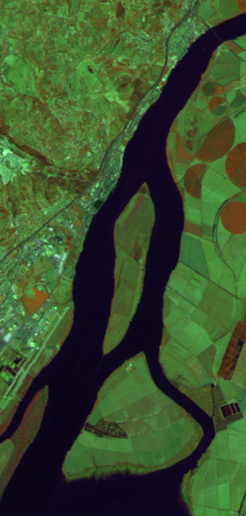
#> input picture PI_proj2/PI_proj2/lsat01.tif, 246 x 516 px
$ python PI_projeto2_51666.py   (older library calls are emulated)
#> lines starting #> are read from the running program, lines starting #| are printed output that depends on the picture; after the words box and inside, x2 and y2 are one past the last pixel; in counts of white or black regions, pixels touching at a corner belong together
# -*- coding: utf-8 -*-
"""
Created on Fri Dec 11 15:41:31 2020

@author: Miguel
"""
from skimage.morphology import disk, rectangle, erosion, dilation, opening, closing, local_minima, local_maxima, watershed, binary_erosion, binary_dilation, binary_opening, binary_closing
from imageio import imread, imwrite
from scipy import ndimage
import matplotlib.pyplot as plt
import numpy as np
from copy import deepcopy

plt.close('all')

#%%
# EXERCICIO 1
# 1.1

#Importação e divisão da imagem RGB nas 3 bandas
img1=plt.imread("lsat01.tif")
#> img1 is the input picture: shape (516, 246, 3); mean R, G, B 58.5, 81.4, 45
img1_r=img1[:,:,0]
img1_g=img1[:,:,1]
img1_b=img1[:,:,2]

#média das bandas
IMG1=np.uint(img1_r/3 + img1_g/3 + img1_b/3)

#Threshold da imagem para produção da imagem binaria
lim=24 #valor maximo onde apenas se incluem pixeis do leito do rio

#Threshold da imagem
IMG1_bin=np.zeros(IMG1.shape)
IMG1_bin[IMG1>lim] = 0
IMG1_bin[IMG1<lim] = 1

#1.2
#Abertura e fecho da imagem binária originada pelo threshold
ee=rectangle(3,3)
abertura = binary_opening(IMG1_bin, ee)
fecho = binary_closing(abertura,ee)

#Funcao reconstrução dual
def reconstrucao_dual(mask,marker):
    a=1
    ee=rectangle(3,3)
    while a!=0:
        E=erosion(marker,ee)
        R=np.maximum(mask.astype(float),E.astype(float))
        a=np.count_nonzero(marker!=R)
        marker=deepcopy(R)
    return R


#Distancia euclidiana
funcao_dist= ndimage.distance_transform_edt(fecho==1)

#Reconstrucao dual da funcao distancia
mini_dist=funcao_dist+1
reconstrucao_dual_dist= reconstrucao_dual(funcao_dist,mini_dist)

#minimo regional
minimo_reg = reconstrucao_dual_dist - funcao_dist

#Função watershed para cálculo da linha do rio
marker,n= ndimage.label(minimo_reg)
W = watershed(fecho, marker, mask = np.ones(fecho.shape))
Lint = W- erosion(W, ee) #Linha do rio
Lint_bin=Lint>0

#Imagem final com a linha sobreposta
Linha_imagem = IMG1 * np.logical_not(Lint_bin) + Lint_bin*255
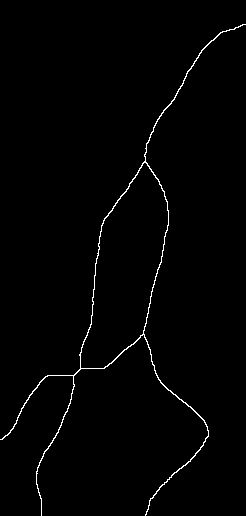
#> Lint_bin: shape (516, 246) bool; 1.2% white in thin lines or dots


#Output final
plt.figure(figsize=(15,10))
plt.subplot(121);plt.imshow(IMG1_bin,'gray')
plt.title('Imagem binária'); plt.axis('off')
plt.subplot(122);plt.imshow(Linha_imagem,'gray')
plt.title('Linha média do leito do rio'); plt.axis('off')

#%%
#EXERCICIO 2

#Importação e divisão da imagem RGB nas 3 bandas
img2=imread("ik02.tif")
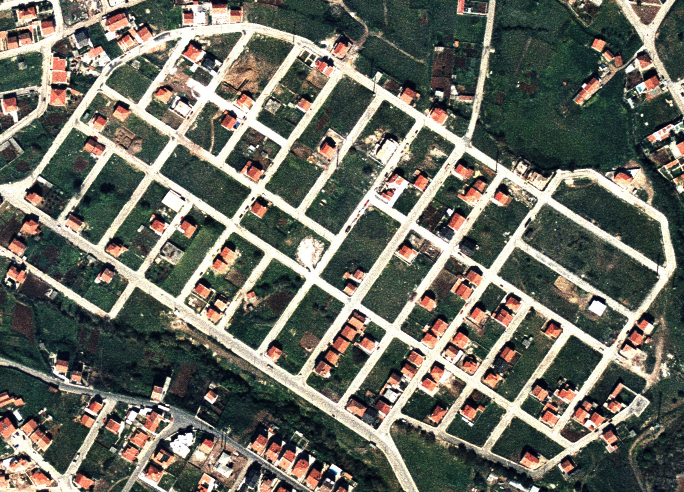
#> input picture PI_proj2/PI_proj2/ik02.tif, 684 x 492 px
#> img2 is the input picture: shape (492, 684, 3); mean R, G, B 106.6, 107.6, 97.1
img2_r=img2[:,:,0]
img2_g=img2[:,:,1]
img2_b=img2[:,:,2]

#Média das 3 bandas
IMG2=np.uint(img2_r/3 + img2_g/3 + img2_b/3)
#> `X = IMG2 <= t1`: X: shape (492, 684) bool; 80% white; 1025 black regions (916 under 20 px), largest, box (x1, y1, x2, y2) and area: (0, 3, 676, 492) 51113, (0, 0, 141, 143) 2455, (0, 428, 82, 492) 1669
#> `Y = IMG2 >= t2`: Y: shape (492, 684) bool; 3.6% white; 1143 white regions (1046 under 20 px), largest, box (x1, y1, x2, y2) and area: (188, 70, 288, 147) 1007, (246, 231, 348, 303) 981, (347, 181, 408, 224) 526
#> `M = np.logical_not(np.logical_or(X,Y))`: M: shape (492, 684) bool; 16.3% white; 1327 white regions (1215 under 20 px), largest, box (x1, y1, x2, y2) and area: (0, 29, 676, 492) 34529, (163, 3, 326, 126) 2591, (317, 83, 468, 295) 2172

#Função da reconstrucao geodesica binaria
def reconstrucao_bin (mask,marker):
    se= rectangle(3,3)
    ant=np.zeros(mask.shape)
    R=np.copy(marker)
#> R: shape (492, 684) bool; 5.2% white in thin lines or dots
    while np.array_equal(R,ant) == False:
        ant = R
        R=np.logical_and(binary_dilation(R,se),mask)
#> this loop made 73 passes
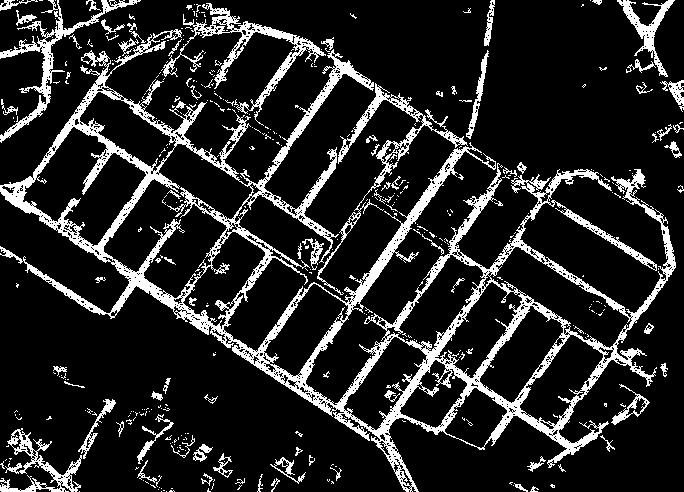
#> R: shape (492, 684) bool; 15.1% white; 403 white regions (327 under 20 px), largest, box (x1, y1, x2, y2) and area: (0, 29, 676, 492) 34529, (163, 3, 326, 126) 2591, (317, 83, 468, 295) 2172
    return R

#Threshold dos valores da imagem da média das bandas para isolar as estradas
t2 = 250
t1 = 198
X = IMG2 <= t1
Y = IMG2 >= t2

#Aplicação da reconstrução à imagem binária anterior para obter a imagem binária desejada
M = np.logical_not(np.logical_or(X,Y))
Z = reconstrucao_bin(M, np.logical_and(binary_dilation(Y, rectangle(3, 3)), M))
TH3 = np.logical_or(Y, Z) #Imagem binária desejada

#Filtragem da imagem binária resultante do passo anterior
Dil = binary_dilation(TH3, rectangle(3, 3)) #Dilatação
#> Dil: shape (492, 684) bool; 27.9% white; 58 white regions, largest, box (x1, y1, x2, y2) and area: (0, 0, 677, 492) 80727, (0, 398, 117, 492) 3361, (616, 0, 676, 78) 1759
fecho = binary_erosion(Dil,rectangle(3, 3)) #Erosão da dilatação que resulta no fecho da img
#> fecho: shape (492, 684) bool; 20.4% white; 69 white regions (17 under 20 px), largest, box (x1, y1, x2, y2) and area: (0, 0, 676, 492) 59675, (0, 399, 116, 492) 2415, (617, 0, 675, 77) 1242

#Multiplicação da imagem do passo anterior pela imagem original para obter o output desejado
estradas_final = np.copy(img2) #Cópia da imagem original para obter as cores no output
for i in range(img2.shape[2]):
   estradas_final[:,:,i] = estradas_final[:,:,i] * fecho
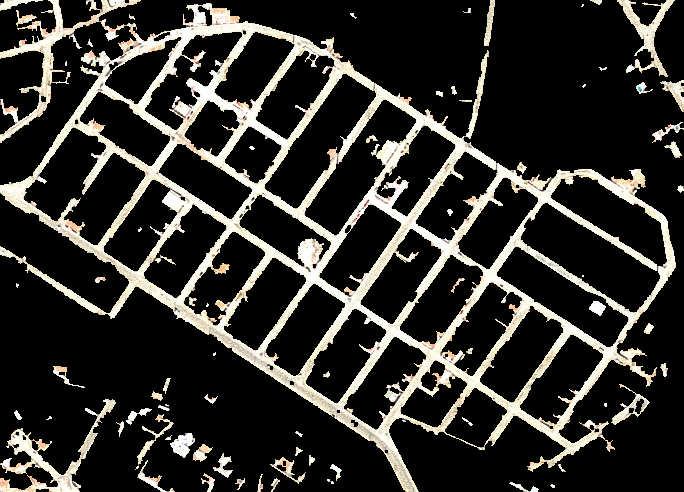
#> estradas_final: shape (492, 684, 3); mean R, G, B 49.4, 48, 44.1

#Output final
plt.figure(figsize=(15,10))
plt.subplot(121);plt.imshow(img2,'gray')
plt.title('Imagem original'); plt.axis('off')
plt.subplot(122);plt.imshow(estradas_final,'gray')
plt.title('Estradas'); plt.axis('off')

#%%
# EXERCICIO 3

#Importação e divisão da imagem RGB nas 3 bandas
img2=imread("ik02.tif")
img2_r=img2[:,:,0]
img2_g=img2[:,:,1]
img2_b=img2[:,:,2]

#Diferença entre a banda do vermelho e do azul para sobressair os telhados
dif=img2_r.astype(float)-(img2_b.astype(float))
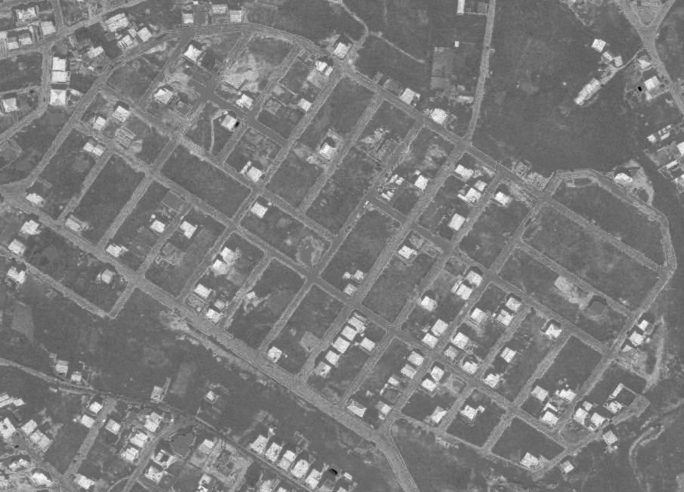
#> dif: shape (492, 684) float64; min -144, max 172, mean 9.6; drawn with min black and max white

#Histograma
h, r = np.histogram(dif, bins = 256, range=(0,256))
#> h = 256 values, max 5588 at index 0, min 0 at index 168, mean 651.8; r = 257 values from 0 to 256

# Funçao distancia maxima
xmax=np.where(h==np.max(h));xmax=xmax[0][0] #valor máximo em x no histograma
#> after `xmax = np.where(h == np.max(h))`: xmax = ([0],)
#> after `xmax = xmax[0][0]`: xmax = 0
x1=xmax
#> x1 = 0
y1= h[x1] #valor de y correspondente ao valor de x máximo
#> y1 = 5588
x2=255
y2=h[x2] #valor de y correspondente ao valor de x=255
#> y2 = 0
a1=(y2-y1)/(x2-x1) #declive da curva
#> a1 = -21.91
b1=y1-a1*x1
#> b1 = 5588
a2=-(1/a1)
#> a2 = 0.0456
b2=np.zeros((256)); x=np.copy(b2); y=np.copy(b2); d=np.copy(b2)
for i in range(x1,x2):
    b2[i]=h[i]-a2*i
    x[i]=(b1-b2[i])/(a2-a1)
    y[i]=a2*(b1-b2[i])/(a2-a1)+b2[i]
    d[i]=np.sqrt((x[i]-i)**2+(y[i]-h[i])**2)
#> after the loop, b2 = 256 values, max 5588 at index 0, min -11.59 at index 254, mean 646; d = 256 values, max 172.7 at index 64, min 0 at index 0, mean 97.65; x = 256 values, max 255 at index 254, min 0 at index 0, mean 224.1; y = 256 values, max 5588 at index 0, min 0 at index 255, mean 656.2

th=np.where(d==np.max(d));th=th[0][0] #Valor que vai originar o threshold
#> after `th = np.where(d == np.max(d))`: th = ([64],)
#> after `th = th[0][0]`: th = 64
#threshold
telhados = dif < th
#> telhados: shape (492, 684) bool; 93.7% white; 747 black regions (569 under 20 px), largest, box (x1, y1, x2, y2) and area: (222, 55, 259, 88) 385, (210, 247, 237, 274) 332, (51, 57, 69, 83) 320

#Multiplicação da imagem por 1 para ter a imagem binária com valores 0 e 1
telhados=telhados*1

#Ciclo que suaviza a imagem e multiplica a imagem binária anterior pela imagem original
telhados_final = np.copy(img2)
for i in range(img2.shape[2]):
    telhados_final[:,:,i] = telhados_final[:,:,i] * np.logical_not(telhados) #Terá de ser o inverso da imagem binária
    telhados_final[:,:,i] = erosion(telhados_final[:,:,i], rectangle(3,3))
    telhados_final[:,:,i] = dilation(telhados_final[:,:,i], rectangle(3,3))
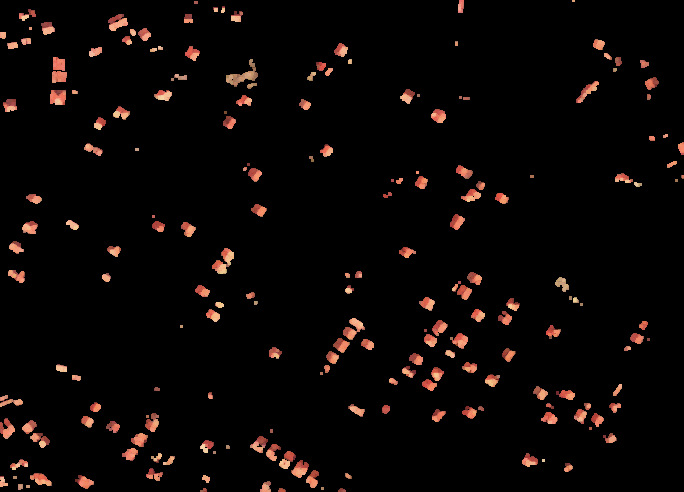
#> telhados_final: shape (492, 684, 3); mean R, G, B 10.5, 6.2, 4.9


#Output final
plt.figure(figsize=(15,10))
plt.subplot(121);plt.imshow(img2,'gray')
plt.title('Imagem original'); plt.axis('off')
plt.subplot(122);plt.imshow(telhados_final,'gray')
plt.title('Telhados das casas'); plt.axis('off')
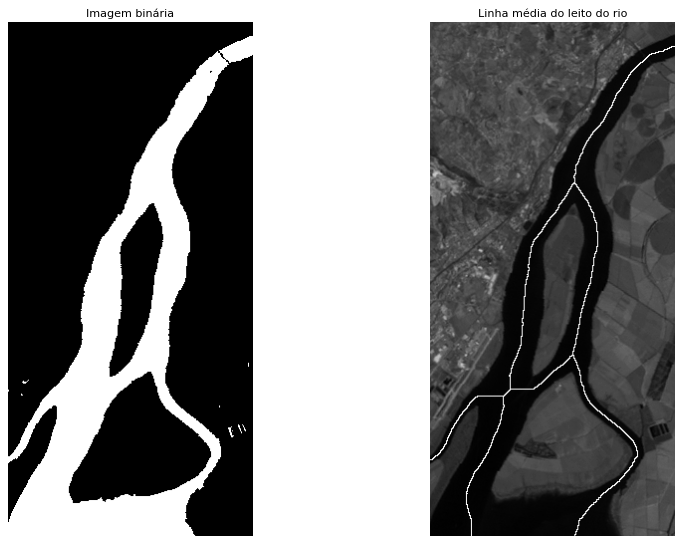
#> figure drawn by matplotlib, 2 panels
